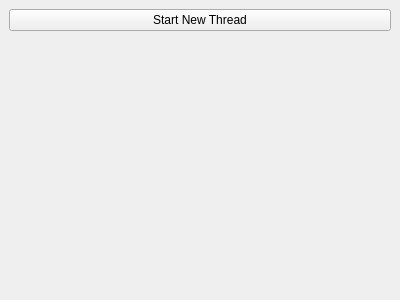
<?xml version="1.0" encoding="UTF-8"?>
<ui version="4.0">
 <class>MainWindow</class>
 <widget class="QMainWindow" name="MainWindow">
  <property name="geometry">
   <rect>
    <x>0</x>
    <y>0</y>
    <width>400</width>
    <height>300</height>
   </rect>
  </property>
  <property name="windowTitle">
   <string>MainWindow</string>
  </property>
  <widget class="QWidget" name="centralWidget">
   <layout class="QVBoxLayout" name="verticalLayout">
    <property name="spacing">
     <number>6</number>
    </property>
    <property name="leftMargin">
     <number>0</number>
    </property>
    <property name="topMargin">
     <number>0</number>
    </property>
    <property name="rightMargin">
     <number>0</number>
    </property>
    <property name="bottomMargin">
     <number>0</number>
    </property>
    <item>
     <widget class="QWidget" name="buttonWidget" native="true">
      <property name="sizePolicy">
       <sizepolicy hsizetype="Preferred" vsizetype="Fixed">
        <horstretch>0</horstretch>
        <verstretch>0</verstretch>
       </sizepolicy>
      </property>
      <layout class="QVBoxLayout" name="buttonLayout">
       <property name="spacing">
        <number>0</number>
       </property>
       <property name="leftMargin">
        <number>9</number>
       </property>
       <property name="topMargin">
        <number>9</number>
       </property>
       <property name="rightMargin">
        <number>9</number>
       </property>
       <property name="bottomMargin">
        <number>3</number>
       </property>
       <item>
        <widget class="QPushButton" name="startNewThreadButton">
         <property name="sizePolicy">
          <sizepolicy hsizetype="Expanding" vsizetype="Fixed">
           <horstretch>0</horstretch>
           <verstretch>0</verstretch>
          </sizepolicy>
         </property>
         <property name="text">
          <string>Start New Thread</string>
         </property>
        </widget>
       </item>
      </layout>
     </widget>
    </item>
    <item>
     <widget class="QWidget" name="threadProgressWidget" native="true">
      <property name="sizePolicy">
       <sizepolicy hsizetype="Preferred" vsizetype="Fixed">
        <horstretch>0</horstretch>
        <verstretch>0</verstretch>
       </sizepolicy>
      </property>
      <layout class="QVBoxLayout" name="progressBarLayout">
       <property name="spacing">
        <number>3</number>
       </property>
       <property name="leftMargin">
        <number>9</number>
       </property>
       <property name="topMargin">
        <number>3</number>
       </property>
       <property name="rightMargin">
        <number>9</number>
       </property>
       <property name="bottomMargin">
        <number>3</number>
       </property>
      </layout>
     </widget>
    </item>
    <item>
     <spacer name="verticalSpacer">
      <property name="orientation">
       <enum>Qt::Vertical</enum>
      </property>
      <property name="sizeHint" stdset="0">
       <size>
        <width>20</width>
        <height>40</height>
       </size>
      </property>
     </spacer>
    </item>
   </layout>
  </widget>
 </widget>
 <layoutdefault spacing="6" margin="11"/>
 <resources/>
 <connections/>
</ui>
